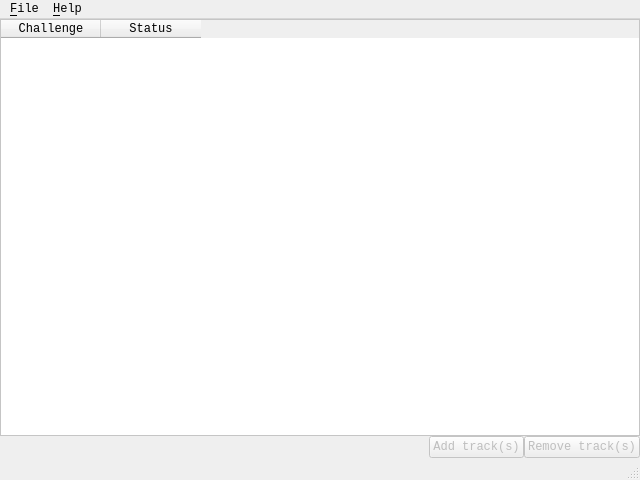
<?xml version="1.0" encoding="UTF-8"?>
<ui version="4.0">
 <author>Marco Accorinti</author>
 <class>MainWindow</class>
 <widget class="QMainWindow" name="MainWindow">
  <property name="geometry">
   <rect>
    <x>0</x>
    <y>0</y>
    <width>640</width>
    <height>480</height>
   </rect>
  </property>
  <property name="sizePolicy">
   <sizepolicy hsizetype="Expanding" vsizetype="Expanding">
    <horstretch>1</horstretch>
    <verstretch>1</verstretch>
   </sizepolicy>
  </property>
  <property name="minimumSize">
   <size>
    <width>640</width>
    <height>480</height>
   </size>
  </property>
  <property name="font">
   <font>
    <family>Consolas</family>
    <pointsize>9</pointsize>
   </font>
  </property>
  <property name="acceptDrops">
   <bool>true</bool>
  </property>
  <property name="windowTitle">
   <string/>
  </property>
  <property name="windowIcon">
   <iconset resource="resources.qrc">
    <normaloff>:/resources/icons/app.ico</normaloff>:/resources/icons/app.ico</iconset>
  </property>
  <widget class="QWidget" name="central_widget">
   <property name="sizePolicy">
    <sizepolicy hsizetype="Preferred" vsizetype="Preferred">
     <horstretch>0</horstretch>
     <verstretch>0</verstretch>
    </sizepolicy>
   </property>
   <property name="minimumSize">
    <size>
     <width>360</width>
     <height>240</height>
    </size>
   </property>
   <layout class="QVBoxLayout" name="verticalLayout">
    <property name="spacing">
     <number>0</number>
    </property>
    <property name="leftMargin">
     <number>0</number>
    </property>
    <property name="topMargin">
     <number>0</number>
    </property>
    <property name="rightMargin">
     <number>0</number>
    </property>
    <property name="bottomMargin">
     <number>0</number>
    </property>
    <item>
     <widget class="QTableWidget" name="matchsettings_table">
      <property name="sizePolicy">
       <sizepolicy hsizetype="Expanding" vsizetype="Expanding">
        <horstretch>1</horstretch>
        <verstretch>0</verstretch>
       </sizepolicy>
      </property>
      <property name="autoFillBackground">
       <bool>false</bool>
      </property>
      <property name="styleSheet">
       <string notr="true">QTableWidget {
	alternate-background-color: #C6C6C6;
	background-color: #FFFFFF;
}
</string>
      </property>
      <property name="frameShape">
       <enum>QFrame::StyledPanel</enum>
      </property>
      <property name="frameShadow">
       <enum>QFrame::Plain</enum>
      </property>
      <property name="alternatingRowColors">
       <bool>true</bool>
      </property>
      <property name="selectionBehavior">
       <enum>QAbstractItemView::SelectRows</enum>
      </property>
      <attribute name="horizontalHeaderStretchLastSection">
       <bool>false</bool>
      </attribute>
      <attribute name="verticalHeaderVisible">
       <bool>false</bool>
      </attribute>
      <attribute name="verticalHeaderStretchLastSection">
       <bool>true</bool>
      </attribute>
      <column>
       <property name="text">
        <string>Challenge</string>
       </property>
       <property name="font">
        <font>
         <family>Consolas</family>
        </font>
       </property>
       <property name="textAlignment">
        <set>AlignCenter</set>
       </property>
       <property name="foreground">
        <brush brushstyle="SolidPattern">
         <color alpha="255">
          <red>0</red>
          <green>0</green>
          <blue>0</blue>
         </color>
        </brush>
       </property>
      </column>
      <column>
       <property name="text">
        <string>Status</string>
       </property>
       <property name="font">
        <font>
         <family>Consolas</family>
        </font>
       </property>
       <property name="textAlignment">
        <set>AlignCenter</set>
       </property>
      </column>
     </widget>
    </item>
    <item>
     <layout class="QHBoxLayout" name="_2">
      <item>
       <spacer name="spacer">
        <property name="orientation">
         <enum>Qt::Horizontal</enum>
        </property>
        <property name="sizeHint" stdset="0">
         <size>
          <width>40</width>
          <height>20</height>
         </size>
        </property>
       </spacer>
      </item>
      <item>
       <widget class="QPushButton" name="add_tracks_button">
        <property name="enabled">
         <bool>false</bool>
        </property>
        <property name="text">
         <string>Add track(s)</string>
        </property>
       </widget>
      </item>
      <item>
       <widget class="QPushButton" name="remove_tracks_button">
        <property name="enabled">
         <bool>false</bool>
        </property>
        <property name="text">
         <string>Remove track(s)</string>
        </property>
       </widget>
      </item>
     </layout>
    </item>
   </layout>
  </widget>
  <widget class="QMenuBar" name="menuBar">
   <property name="geometry">
    <rect>
     <x>0</x>
     <y>0</y>
     <width>640</width>
     <height>21</height>
    </rect>
   </property>
   <widget class="QMenu" name="file_menu">
    <property name="font">
     <font>
      <family>Consolas</family>
     </font>
    </property>
    <property name="focusPolicy">
     <enum>Qt::TabFocus</enum>
    </property>
    <property name="title">
     <string>&amp;File</string>
    </property>
    <addaction name="open_file_action"/>
    <addaction name="save_file_action"/>
    <addaction name="close_file_action"/>
    <addaction name="separator"/>
    <addaction name="edit_settings_action"/>
    <addaction name="separator"/>
    <addaction name="exit_action"/>
   </widget>
   <widget class="QMenu" name="help_menu">
    <property name="font">
     <font>
      <family>Consolas</family>
      <stylestrategy>PreferDefault</stylestrategy>
     </font>
    </property>
    <property name="title">
     <string>&amp;Help</string>
    </property>
    <addaction name="about_action"/>
   </widget>
   <addaction name="file_menu"/>
   <addaction name="help_menu"/>
  </widget>
  <widget class="QStatusBar" name="status_bar">
   <property name="sizePolicy">
    <sizepolicy hsizetype="Preferred" vsizetype="Preferred">
     <horstretch>0</horstretch>
     <verstretch>0</verstretch>
    </sizepolicy>
   </property>
   <property name="font">
    <font>
     <family>Consolas</family>
    </font>
   </property>
  </widget>
  <action name="open_file_action">
   <property name="icon">
    <iconset resource="resources.qrc">
     <normaloff>:/resources/icons/open-file.ico</normaloff>:/resources/icons/open-file.ico</iconset>
   </property>
   <property name="text">
    <string>&amp;Open file</string>
   </property>
   <property name="toolTip">
    <string>Open a matchsettings file</string>
   </property>
   <property name="font">
    <font>
     <family>Consolas</family>
    </font>
   </property>
   <property name="shortcut">
    <string>Ctrl+O</string>
   </property>
  </action>
  <action name="save_file_action">
   <property name="enabled">
    <bool>false</bool>
   </property>
   <property name="icon">
    <iconset resource="resources.qrc">
     <normaloff>:/resources/icons/save-file.ico</normaloff>:/resources/icons/save-file.ico</iconset>
   </property>
   <property name="text">
    <string>&amp;Save file</string>
   </property>
   <property name="toolTip">
    <string>Save current matchsettings file</string>
   </property>
   <property name="font">
    <font>
     <family>Consolas</family>
    </font>
   </property>
   <property name="shortcut">
    <string>Ctrl+S</string>
   </property>
  </action>
  <action name="close_file_action">
   <property name="enabled">
    <bool>false</bool>
   </property>
   <property name="icon">
    <iconset resource="resources.qrc">
     <normaloff>:/resources/icons/close-file.ico</normaloff>:/resources/icons/close-file.ico</iconset>
   </property>
   <property name="text">
    <string>&amp;Close file</string>
   </property>
   <property name="toolTip">
    <string>Close current matchsettings file</string>
   </property>
   <property name="font">
    <font>
     <family>Consolas</family>
    </font>
   </property>
   <property name="shortcut">
    <string>Ctrl+X</string>
   </property>
  </action>
  <action name="exit_action">
   <property name="text">
    <string>&amp;Exit</string>
   </property>
   <property name="toolTip">
    <string>Exit application</string>
   </property>
   <property name="font">
    <font>
     <family>Consolas</family>
    </font>
   </property>
   <property name="shortcut">
    <string>Ctrl+Q</string>
   </property>
  </action>
  <action name="about_action">
   <property name="icon">
    <iconset resource="resources.qrc">
     <normaloff>:/resources/icons/about.ico</normaloff>:/resources/icons/about.ico</iconset>
   </property>
   <property name="text">
    <string>About</string>
   </property>
   <property name="toolTip">
    <string>Information about this application</string>
   </property>
   <property name="font">
    <font>
     <family>Consolas</family>
    </font>
   </property>
  </action>
  <action name="edit_settings_action">
   <property name="icon">
    <iconset resource="resources.qrc">
     <normaloff>:/resources/icons/edit-settings.ico</normaloff>:/resources/icons/edit-settings.ico</iconset>
   </property>
   <property name="text">
    <string>E&amp;dit settings</string>
   </property>
   <property name="toolTip">
    <string>Edit application settings</string>
   </property>
   <property name="font">
    <font>
     <family>Consolas</family>
    </font>
   </property>
  </action>
 </widget>
 <resources>
  <include location="resources.qrc"/>
 </resources>
 <connections/>
</ui>
